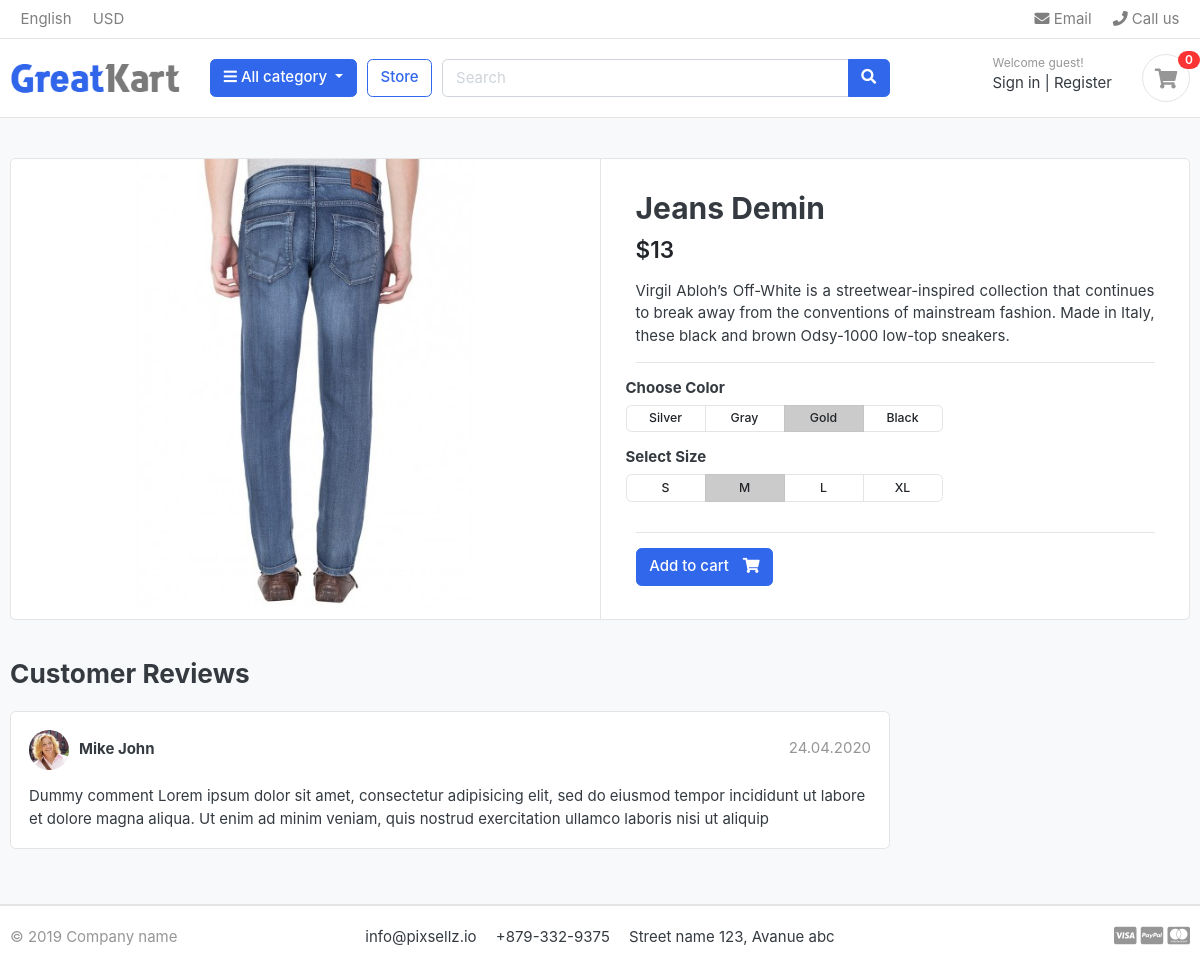
/store/jeans/jeans-demin/, run on the app's committed database.
### store/models.py (models this page shows, shortened)
class Product(models.Model):
    product_name        = models.CharField(max_length=200, unique=True)
    slug                = models.SlugField(max_length=200, unique=True)
    product_description = models.TextField(max_length=500, blank=True)
    price               = models.IntegerField()
    product_image       = models.ImageField(upload_to='photos/products')
    stock               = models.IntegerField()
    is_available        = models.BooleanField(default=True)
    category            = models.ForeignKey(Category, on_delete=models.CASCADE)
    created_date        = models.DateTimeField(auto_now_add=True)
    modified_date       = models.DateTimeField(auto_now=True)

### store/views.py (the view)
# urls.py: path('<slug:category_slug>/<slug:product_slug>/',views.product_detail,name='product_detail'),
def product_detail(request, category_slug, product_slug):
    try:
        single_product = Product.objects.get(category__slug=category_slug, slug=product_slug)
    except Exception as e:
        raise e
    context = {
        'single_product' : single_product
    }
    return render(request,'store/product_detail.html',context)

### category/context_processor.py (called while the page is built)
def menu_links(request):
    links = Category.objects.all()
    return dict(links=links)

### category/models.py (called while the page is built)
    def get_url(self):
        return reverse('products_by_category',args=[self.slug])

### templates/store/product_detail.html
{% extends 'base.html' %}
{% load static %}
{% block content %}
<section class="section-content padding-y bg">
    <div class="container">
        <div class="card">
            <div class="row no-gutters">
                <aside class="col-md-6">
                    <article class="gallery-wrap">
                        <div class="img-big-wrap">
                            <a href="#"><img src="{{ single_product.product_image.url }}"></a>
                        </div>
                    </article>
                </aside>
                <main class="col-md-6 border-left">
                    <article class="content-body">
                        <h2 class="title">{{single_product.product_name}}</h2>
                        <div class="mb-3">
                            <var class="price h4">${{single_product.price}}</var>
                        </div>
                        <p style="text-align: justify;">{{single_product.product_description}}</p>
                        <hr>
                        <div class="row">
                            <div class="item-option-select">
                                <h6>Choose Color</h6>
                                <div class="btn-group btn-group-sm btn-group-toggle" data-toggle="buttons">
                                    <label class="btn btn-light">
                                        <input type="radio" name="radio_color"> Silver
                                    </label>
                                    <label class="btn btn-light">
                                        <input type="radio" name="radio_color"> Gray
                                    </label>
                                    <label class="btn btn-light active">
                                        <input type="radio" name="radio_color checked"> Gold
                                    </label>
                                    <label class="btn btn-light">
                                        <input type="radio" name="radio_color"> Black
                                    </label>
                                </div>
                            </div>
                        </div>
                        <div class="row">
                            <div class="item-option-select">
                                <h6>Select Size</h6>
                                <div class="btn-group btn-group-sm btn-group-toggle" data-toggle="buttons">
                                    <label class="btn btn-light">
                                        <input type="radio" name="radio_color"> S
                                    </label>
                                    <label class="btn btn-light active">
                                        <input type="radio" name="radio_color" checked> M
                                    </label>
                                    <label class="btn btn-light">
                                        <input type="radio" name="radio_color"> L
                                    </label>
                                    <label class="btn btn-light">
                                        <input type="radio" name="radio_color"> XL
                                    </label>
                                </div>
                            </div>
                        </div>
                        <hr>
                        {% if single_product.stock <= 0 %}
                            <h5 class="text-danger">Out of stock</h5>
                            {% else %}
                            <a href="{% url 'add_cart' single_product.id %}" class="btn  btn-primary"> <span class="text">Add to cart</span>
                            <i class="fas fa-shopping-cart"></i> </a>
                        {% endif %}
                    </article>
                </main>
            </div>
        </div>
        <br>
        <div class="row">
            <div class="col-md-9">
                <header class="section-heading">
                    <h3>Customer Reviews </h3>
                </header>
                <article class="box mb-3">
                    <div class="icontext w-100">
                        <img src="{% static './images/avatars/avatar1.jpg' %}" class="img-xs icon rounded-circle">
                        <div class="text">
                            <span class="date text-muted float-md-right">24.04.2020 </span>
                            <h6 class="mb-1">Mike John </h6>
                        </div>
                    </div>
                    <div class="mt-3">
                        <p>
                            Dummy comment Lorem ipsum dolor sit amet, consectetur adipisicing elit, sed do eiusmod
                            tempor incididunt ut labore et dolore magna aliqua. Ut enim ad minim veniam,
                            quis nostrud exercitation ullamco laboris nisi ut aliquip
                        </p>
                    </div>
                </article>
            </div>
        </div>
    </div>
</section>
{% endblock content %}

### ecom/static/css/ui.css (style rules this page uses)
html { font-family: "Inter", sans-serif; font-size: 15px; }
.content-body { flex: 1 1 auto; padding: 2rem 2.3rem; }
.img-xs, .img-sm, .img-md, .img-lg { -o-object-fit: cover; object-fit: cover; flex-shrink: 0; flex-grow: 0; }
.img-xs { width: 40px; height: 40px; }
.padding-y { padding-top: 40px; padding-bottom: 40px; }
var { font-style: normal; }
article:after, .form-group:after { display: block; clear: both; content: ""; }
.bg { background-color: #f8f9fa; }
.section-heading { margin-bottom: 20px; margin-top: 15px; }
p:last-child { margin-bottom: 0; }
.btn-light { background-color: #fff; border-color: #e4e4e4; }
.btn .text + i { margin-left: 10px; }
.icontext { display: inline-flex; align-items: center; vertical-align: middle; }
.icontext .text { width: 100%; line-height: 1.2; }
.icontext .icon { position: relative; margin-right: 10px; flex-shrink: 0; flex-grow: 0; }
.price { font-weight: 600; color: #212529; }
.box { padding: 18px; background: #fff; border-radius: 0.37rem; border: 1px solid #e4e4e4; }
.box img { max-width: 100%; }
.gallery-wrap .img-big-wrap { margin-bottom: 10px; border-radius: 0.37rem; overflow: hidden; background-color: #fff; }
.gallery-wrap .img-big-wrap a { text-align: center; display: block; }
.gallery-wrap .img-big-wrap img { height: 450px; width: auto; display: inline-block; }
.item-option-select { margin-bottom: 1rem; display: inline-block; margin-right: 15px; }
.item-option-select .btn { min-width: 80px; }

### data on the page
Product: product_image (picture), product_name "Jeans Demin", price "13", product_description "Virgil Abloh’s Off-White is a streetwear-inspired collection that continues to break away from the conventions of mainstream fashion. Made in Italy, these black and brown Odsy-1000 low-top sneakers."
